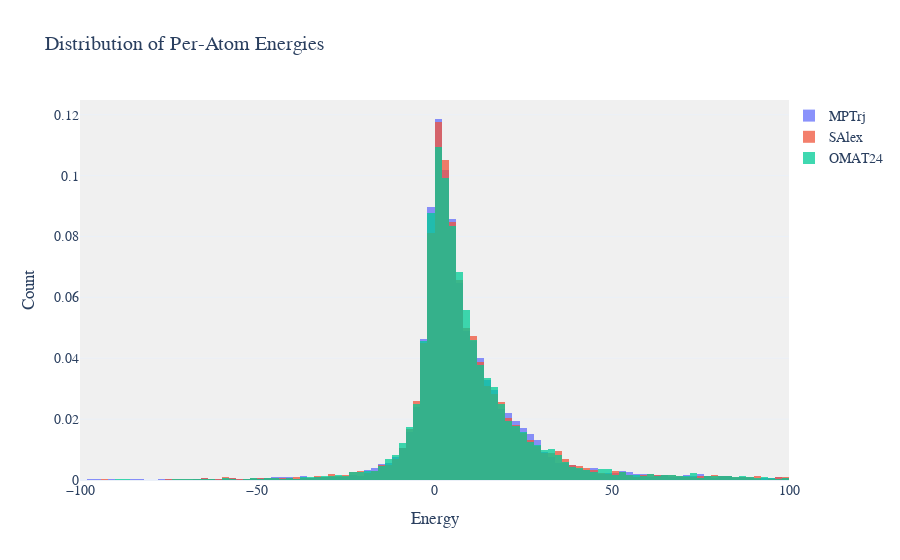

The notebook cell saved with this chart:
### Code cell
plot_both(
    {
        "MPTrj": mptrj_peratom_energies,
        "SAlex": salex_peratom_energies,
        "OMAT24": omat24_peratom_energies,
    },
    x_range=(-100, 100),
    title="Distribution of Per-Atom Energies",
)

### Figure 1 — Plotly figure (JSON) as saved in the notebook; plotly's stock layout.template omitted (floating-point values rounded to 4 significant figures; data arrays with more than 128 entries replaced by an {"elided": "..."} marker saying what was removed)
{"data": [{"histnorm": "probability", "name": "MPTrj", "opacity": 0.75, "type": "histogram", "x": {"elided": "10000 float values"}}, {"histnorm": "probability", "name": "SAlex", "opacity": 0.75, "type": "histogram", "x": {"elided": "10000 float values"}}, {"histnorm": "probability", "name": "OMAT24", "opacity": 0.75, "type": "histogram", "x": {"elided": "10000 float values"}}], "layout": {"barmode": "overlay", "font": {"family": "Arial", "size": 14}, "hovermode": "closest", "legend": {"bgcolor": "rgba(255, 255, 255, 0.5)", "bordercolor": "rgba(0, 0, 0, 0.1)", "x": 1, "y": 1}, "plot_bgcolor": "rgba(240, 240, 240, 0.95)", "title": {"text": "Distribution of Per-Atom Energies"}, "xaxis": {"range": [-100, 100], "title": {"text": "Energy"}}, "yaxis": {"title": {"text": "Count"}}}}
